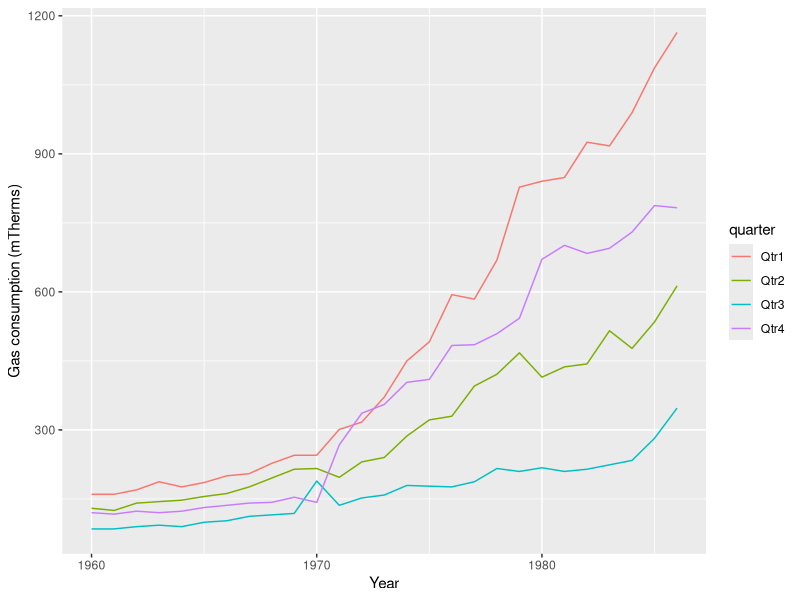
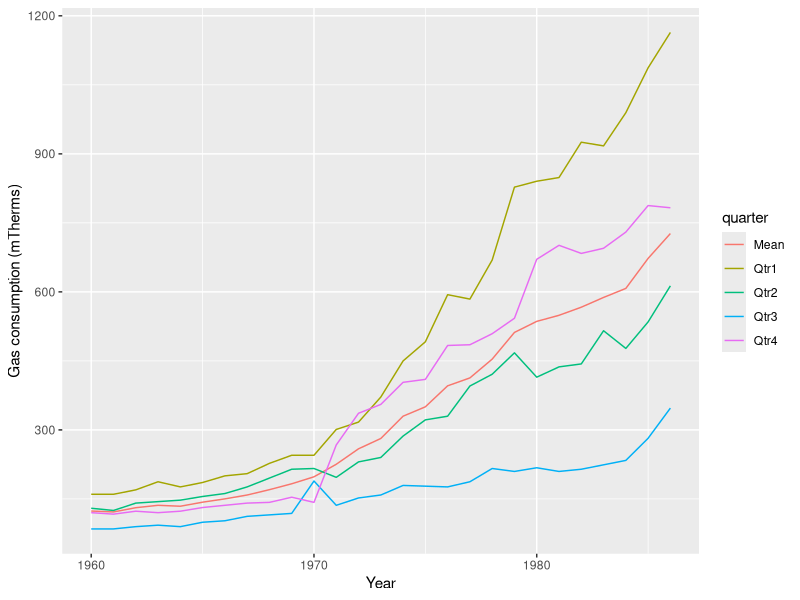
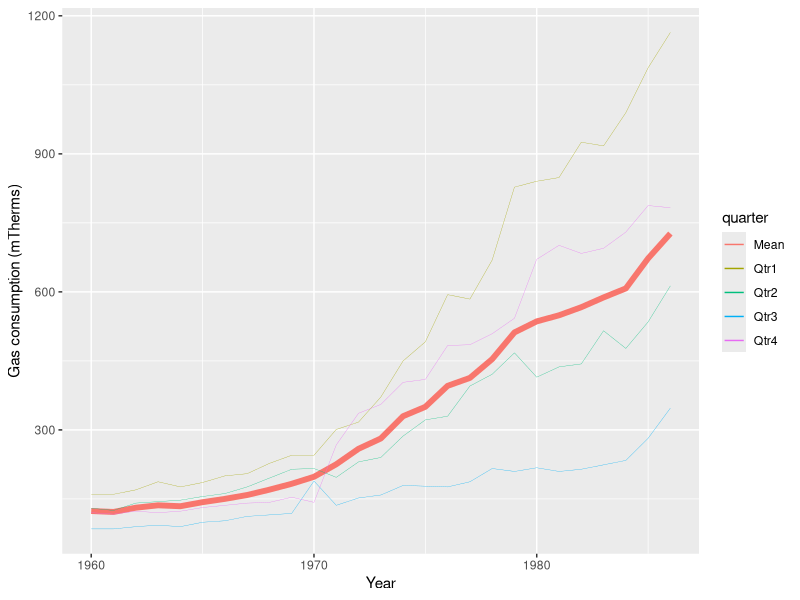

These figures' R source, in order:
## ---- chunk 1
knitr::opts_chunk$set(echo = TRUE, eval = TRUE, warning = FALSE, message = FALSE)
## ---- chunk 2
library(tidyverse)

## ---- chunk 3
UKgas <- read_csv("./data/UKgas.csv")
head(UKgas)

## ---- chunk 4
UKgas_l <- UKgas %>% 
  pivot_longer(cols = -year, 
               names_to = "quarter", 
               values_to = "gas_consumption")


## ---- chunk 5
UKgas_by_quarter <- UKgas_l %>% 
  group_by(quarter) %>% 
  summarise(mean_quarterly_gas = mean(gas_consumption, 
                                      na.rm = TRUE))


## ---- chunk 6
UKgas_by_year <- UKgas_l %>% 
  group_by(year) %>% 
  summarise(mean_annual_gas = mean(gas_consumption, 
                                      na.rm = TRUE))


## ---- chunk 7
UKgas <- UKgas %>% 
  mutate(mean_annual_gas =rowMeans(select(., Qtr1,
                                  Qtr2,
                                  Qtr3, 
                                  Qtr4)))


## ---- chunk 8
g <- ggplot(UKgas_l, aes(x = year, 
                         y = gas_consumption, 
                         group = quarter,
                         colour = quarter)) + 
  geom_line() +
  xlab("Year") + 
  ylab("Gas consumption (mTherms)")

g
## ---- chunk 9
UKgas_l_with_mean <- UKgas_l %>% 
  bind_rows(UKgas_by_year %>% 
              # Specify the value that should appear in the "quarter" column
              mutate(quarter = "Mean") %>%
              # ensure that column names match
              rename(gas_consumption = mean_annual_gas))

g2 <- ggplot(UKgas_l_with_mean, aes(x = year, 
                         y = gas_consumption, 
                         group = quarter, 
                         colour = quarter)) + 
  geom_line() +
  xlab("Year") + 
  ylab("Gas consumption (mTherms)")

g2
## ---- chunk 10
UKgas_l_with_mean <- UKgas_l_with_mean %>% 
  # Add a linewidth value. The numbers are not crucial as these will be rescaled in the plot
  mutate(linewidth = if_else(quarter == "Mean", 2, 1))

g3 <- ggplot(UKgas_l_with_mean, aes(x = year, 
                         y = gas_consumption, 
                         group = quarter, 
                         colour = quarter)) + 
  geom_line(aes(linewidth = linewidth)) +
  #specify the range that the linewidths should span, and disable the linewidth legend
  scale_linewidth(range=c(0.1, 2), guide=FALSE) +
  xlab("Year") + 
  ylab("Gas consumption (mTherms)")

g3

